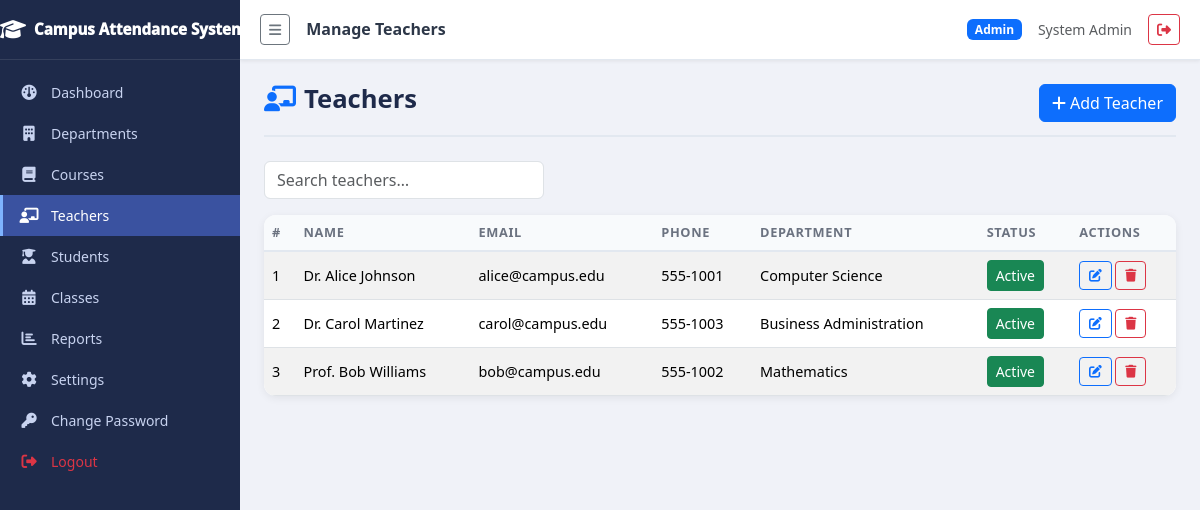
Screenshot of /admin/teachers.php (signed in) with the database file from the repository.
### tables this page shows
CREATE TABLE settings (
  setting_key   varchar(60) NOT NULL,
  setting_value text        DEFAULT NULL,
  PRIMARY KEY (setting_key)
);

CREATE TABLE users (
  id         int           NOT NULL AUTO_INCREMENT,
  name       varchar(100)  NOT NULL,
  email      varchar(100)  NOT NULL,
  phone      varchar(20)   DEFAULT NULL,
  password   varchar(255)  NOT NULL,
  role       enum('admin','teacher','student') NOT NULL DEFAULT 'student',
  dept_id    int           DEFAULT NULL,
  avatar     varchar(255)  DEFAULT NULL,
  is_active  tinyint       NOT NULL DEFAULT 1,
  created_at datetime      NOT NULL DEFAULT CURRENT_TIMESTAMP,
  PRIMARY KEY (id),
  UNIQUE KEY uq_email (email),
  KEY fk_user_dept (dept_id),
  CONSTRAINT fk_user_dept FOREIGN KEY (dept_id) REFERENCES departments(id)
    ON DELETE SET NULL
);

CREATE TABLE departments (
  id         int           NOT NULL AUTO_INCREMENT,
  name       varchar(100)  NOT NULL,
  code       varchar(20)   NOT NULL,
  created_at datetime      NOT NULL DEFAULT CURRENT_TIMESTAMP,
  PRIMARY KEY (id),
  UNIQUE KEY uq_dept_code (code)
);

### includes/auth.php (called while the page is built, shortened)
<?php
function current_user(): ?array {
  return $_SESSION['user'] ?? null;
}

### includes/functions.php (called while the page is built, shortened)
<?php
function get_setting(string $key, mixed $default = ''): mixed {
  $pdo  = get_db();
  $stmt = $pdo->prepare('SELECT setting_value FROM settings WHERE setting_key = :k');
  $stmt->execute([':k' => $key]);
  $row  = $stmt->fetch(PDO::FETCH_ASSOC);
  return ($row !== false) ? $row['setting_value'] : $default;
}
function get_users_by_role(string $role): array {
  $pdo  = get_db();
  $stmt = $pdo->prepare(
    'SELECT u.*, d.name AS dept_name
     FROM users u
     LEFT JOIN departments d ON d.id = u.dept_id
     WHERE u.role = :role
     ORDER BY u.name'
  );
  $stmt->execute([':role' => $role]);
  return $stmt->fetchAll(PDO::FETCH_ASSOC);
}

### admin/teachers.php (the view, shortened to what this page needs)
<?php
require_once __DIR__ . '/../includes/auth.php';
require_once __DIR__ . '/../includes/functions.php';
$pageTitle = 'Manage Teachers';
$teachers    = get_users_by_role('teacher');
require_once __DIR__ . '/../includes/header.php';
?>
<div class="page-header d-flex justify-content-between align-items-center">
  <h1><i class="fa fa-chalkboard-teacher me-2 text-primary"></i>Teachers</h1>
  <button class="btn btn-primary" data-bs-toggle="modal" data-bs-target="#teacherModal">
    <i class="fa fa-plus me-1"></i>Add Teacher
  </button>
</div>
<div class="mb-3"><input type="text" id="teacherSearch" class="form-control search-box" placeholder="Search teachers…"></div>
<div class="table-card">
  <div class="table-responsive">
    <table class="table table-striped table-hover mb-0" id="teacherTable">
      <thead><tr><th>#</th><th>Name</th><th>Email</th><th>Phone</th><th>Department</th><th>Status</th><th>Actions</th></tr></thead>
      <tbody>
        <?php foreach ($teachers as $i => $t): ?>
        <tr>
          <td><?= $i+1 ?></td>
          <td><?= htmlspecialchars($t['name'],ENT_QUOTES,'UTF-8') ?></td>
          <td><?= htmlspecialchars($t['email'],ENT_QUOTES,'UTF-8') ?></td>
          <td><?= htmlspecialchars($t['phone'] ?? '—',ENT_QUOTES,'UTF-8') ?></td>
          <td><?= htmlspecialchars($t['dept_name'] ?? '—',ENT_QUOTES,'UTF-8') ?></td>
          <td>
            <form method="POST" class="d-inline">
              <button type="submit" class="btn btn-sm <?= $t['is_active'] ? 'btn-success' : 'btn-secondary' ?>">
                <?= $t['is_active'] ? 'Active' : 'Inactive' ?>
              </button>
            </form>
          </td>
          <td class="action-btns">
            <a href="?edit=<?= $t['id'] ?>" class="btn btn-sm btn-outline-primary"><i class="fa fa-edit"></i></a>
            <form id="del-t-<?= $t['id'] ?>" method="POST" class="d-inline">
              <button type="button" class="btn btn-sm btn-outline-danger"
                      onclick="confirmDelete('del-t-<?= $t['id'] ?>','<?= htmlspecialchars(addslashes($t['name']),ENT_QUOTES,'UTF-8') ?>')">
                <i class="fa fa-trash"></i>
              </button>
            </form>
          </td>
        </tr>
        <?php endforeach; ?>
      </tbody>
    </table>
  </div>
</div>
<?php require_once __DIR__ . '/../includes/footer.php'; ?>

### includes/header.php (shortened to what this page needs)
<?php
$pageTitle = $pageTitle ?? 'Campus Attendance System';
require_once __DIR__ . '/auth.php';
require_once __DIR__ . '/functions.php';
$user       = current_user();
$schoolName = get_setting('school_name', 'Campus Attendance System');
$scriptPath = str_replace('\\', '/', $_SERVER['SCRIPT_FILENAME']);
$basePath   = str_replace('\\', '/', realpath(__DIR__ . '/..') . '/');
$depth      = substr_count(str_replace($basePath, '', $scriptPath), '/');
$base       = str_repeat('../', $depth);
$navItems = [];
if ($user) {
  switch ($user['role']) {
    case 'admin':
      $navItems = [
        ['icon'=>'fa-gauge',        'label'=>'Dashboard',    'href'=>$base.'admin/index.php'],
        ['icon'=>'fa-building',     'label'=>'Departments',  'href'=>$base.'admin/departments.php'],
        ['icon'=>'fa-book',         'label'=>'Courses',      'href'=>$base.'admin/courses.php'],
        ['icon'=>'fa-chalkboard-teacher','label'=>'Teachers','href'=>$base.'admin/teachers.php'],
        ['icon'=>'fa-user-graduate','label'=>'Students',     'href'=>$base.'admin/students.php'],
        ['icon'=>'fa-calendar-alt', 'label'=>'Classes',      'href'=>$base.'admin/courses.php#classes'],
        ['icon'=>'fa-chart-bar',    'label'=>'Reports',      'href'=>$base.'admin/reports.php'],
        ['icon'=>'fa-cog',          'label'=>'Settings',     'href'=>$base.'admin/settings.php'],
      ];
      break;
  }
  $navItems[] = ['icon'=>'fa-key', 'label'=>'Change Password', 'href'=>$base.'auth/change_password.php'];
  $navItems[] = ['icon'=>'fa-sign-out-alt', 'label'=>'Logout',  'href'=>$base.'auth/logout.php', 'class'=>'text-danger'];
}
$currentScript = basename($_SERVER['PHP_SELF']);
?>
<!DOCTYPE html>
<html lang="en">
<head>
  <link rel="stylesheet" href="https://cdnjs.cloudflare.com/ajax/libs/bootstrap/5.3.2/css/bootstrap.min.css">
  <link rel="stylesheet" href="https://cdnjs.cloudflare.com/ajax/libs/font-awesome/6.5.0/css/all.min.css">
  <link rel="stylesheet" href="<?= $base ?>assets/css/style.css">
</head>
<body>
<?php if ($user): ?>
<div class="sidebar" id="sidebar">
  <div class="sidebar-brand">
    <i class="fa fa-graduation-cap me-2"></i>
    <span class="brand-text"><?= htmlspecialchars($schoolName, ENT_QUOTES, 'UTF-8') ?></span>
  </div>
  <nav class="sidebar-nav">
    <?php foreach ($navItems as $item): ?>
      <?php
        $isActive  = (basename($item['href']) === $currentScript) ? 'active' : '';
        $extraClass = $item['class'] ?? '';
      ?>
      <a href="<?= htmlspecialchars($item['href'], ENT_QUOTES, 'UTF-8') ?>"
         class="sidebar-link <?= $isActive ?> <?= $extraClass ?>">
        <i class="fa-solid <?= htmlspecialchars($item['icon'], ENT_QUOTES, 'UTF-8') ?> sidebar-icon"></i>
        <span class="sidebar-label"><?= htmlspecialchars($item['label'], ENT_QUOTES, 'UTF-8') ?></span>
      </a>
    <?php endforeach; ?>
  </nav>
</div>
<div class="main-wrapper" id="mainWrapper">
  <header class="top-bar">
    <button class="btn btn-sm btn-outline-secondary me-3" id="sidebarToggle" title="Toggle Sidebar">
      <i class="fa fa-bars"></i>
    </button>
    <h6 class="top-bar-title mb-0"><?= htmlspecialchars($pageTitle, ENT_QUOTES, 'UTF-8') ?></h6>
    <div class="ms-auto d-flex align-items-center gap-3">
      <span class="badge bg-primary text-capitalize"><?= htmlspecialchars($user['role'], ENT_QUOTES, 'UTF-8') ?></span>
      <span class="d-none d-sm-inline text-muted small"><?= htmlspecialchars($user['name'], ENT_QUOTES, 'UTF-8') ?></span>
      <a href="<?= $base ?>auth/logout.php" class="btn btn-sm btn-outline-danger" title="Logout">
        <i class="fa fa-sign-out-alt"></i>
      </a>
    </div>
  </header>
  <div class="toast-container position-fixed top-0 end-0 p-3" id="toastContainer" style="z-index:9999"></div>
  <main class="content-area">
<?php else: ?>
<div id="toastContainer" class="toast-container position-fixed top-0 end-0 p-3" style="z-index:9999"></div>
<?php endif; ?>

### assets/css/style.css (style rules this page uses)
:root { --sidebar-width: 240px; --sidebar-collapsed: 64px; --sidebar-bg: #1e2a4a; --sidebar-hover: #2d3f6b; --sidebar-active: #3a52a0; --sidebar-text: #c8d3f0; --sidebar-text-dim: #7a8db5; --topbar-height: 60px; --topbar-bg: #ffffff; --content-bg: #f0f2f8; --card-radius: 12px; --transition: 0.25s ease; }
*, *::before, *::after { box-sizing: border-box; }
body { margin: 0; font-family: "Segoe UI", Tahoma, sans-serif; background: var(--content-bg); color: #2d3748; }
.sidebar { position: fixed; top: 0; left: 0; width: var(--sidebar-width); height: 100vh; background: var(--sidebar-bg); display: flex; flex-direction: column; overflow-x: hidden; overflow-y: auto; z-index: 1000; transition: width var(--transition); }
.sidebar-brand { display: flex; align-items: center; padding: 18px 0px; color: #fff; font-weight: 999; font-size: 0.95rem; border-bottom: 1px solid rgba(255, 255, 255, 0.1); min-height: var(--topbar-height); white-space: nowrap; overflow: hidden; }
.sidebar-brand .fa-graduation-cap { font-size: 1.3rem; flex-shrink: 0; }
.sidebar-nav { padding: 12px 0; flex: 1; }
.sidebar-link { display: flex; align-items: center; padding: 10px 16px; color: var(--sidebar-text); text-decoration: none; white-space: nowrap; overflow: hidden; transition: background var(--transition), color var(--transition); border-left: 3px solid transparent; }
.sidebar-link.active { background: var(--sidebar-active); color: #fff; border-left-color: #7eb3ff; }
.sidebar-icon { width: 20px; text-align: center; font-size: 0.95rem; flex-shrink: 0; }
.sidebar-label { margin-left: 12px; font-size: 0.875rem; transition: opacity var(--transition); }
.main-wrapper { margin-left: var(--sidebar-width); min-height: 100vh; display: flex; flex-direction: column; transition: margin-left var(--transition); }
.top-bar { height: var(--topbar-height); background: var(--topbar-bg); border-bottom: 1px solid #e2e8f0; display: flex; align-items: center; padding: 0 20px; position: sticky; top: 0; z-index: 999; box-shadow: 0 1px 4px rgba(0, 0, 0, 0.08); }
.top-bar-title { font-size: 1rem; font-weight: 600; color: #2d3748; }
.content-area { padding: 24px; flex: 1; }
.table-card { background: #fff; border-radius: var(--card-radius); box-shadow: 0 2px 8px rgba(0, 0, 0, 0.07); overflow: hidden; }
.table-card .table { margin-bottom: 0; }
.table th { font-size: 0.8rem; text-transform: uppercase; letter-spacing: 0.05em; color: #6b7280; background: #f8fafc; border-bottom: 2px solid #e2e8f0; }
.table td { vertical-align: middle; font-size: 0.9rem; }
.page-header { margin-bottom: 24px; padding-bottom: 12px; border-bottom: 2px solid #e2e8f0; }
.page-header h1 { font-size: 1.6rem; font-weight: 700; color: #1e2a4a; }
.search-box { max-width: 280px; }
.action-btns .btn { padding: 0.25rem 0.55rem; font-size: 0.8rem; }
.action-btns { white-space: nowrap; }

### rows the page displays
settings: setting_value "Campus Attendance…"
users: name "Dr. Alice Johnson", email "alice@campus.edu", phone "555-1001", dept.name "Computer Science", is_active "Active"
users: name "Dr. Carol Martinez", email "carol@campus.edu", phone "555-1003", dept.name "Business Administration", is_active "Active"
users: name "Prof. Bob Williams", email "bob@campus.edu", phone "555-1002", dept.name "Mathematics", is_active "Active"

### other values shown
$item['label'] "Dashboard"
$item['label'] "Departments"
$item['label'] "Courses"
$item['label'] "Teachers"
$item['label'] "Students"
$item['label'] "Classes"
$item['label'] "Reports"
$item['label'] "Settings"
$item['label'] "Change Password"
$item['label'] "Logout"
$pageTitle "Manage Teachers"
$user['role'] "Admin"
$user['name'] "System Admin"
